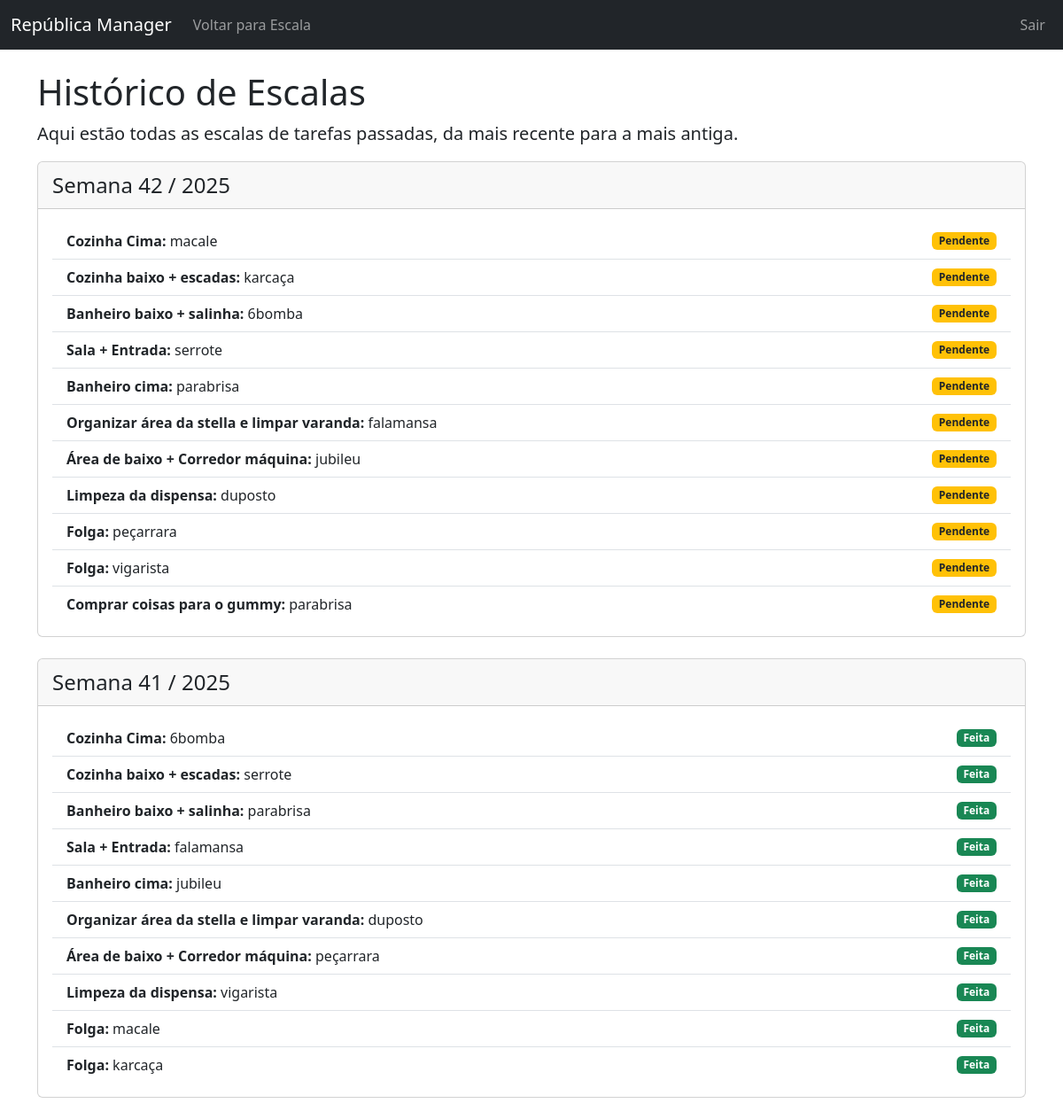
/escala/historico (signed in), run on the app's committed database.
### app/models.py (models this page shows)
class EscalaSemanal(db.Model):
    __tablename__ = 'escala_semanal'
    id = db.Column(db.Integer, primary_key=True)
    semana = db.Column(db.Integer, nullable=False)
    ano = db.Column(db.Integer, nullable=False)
    tarefa = db.Column(db.String(200), nullable=False)
    responsavel = db.Column(db.String(80), nullable=False)
    status = db.Column(db.String(20), nullable=False, default='pendente')
    tipo = db.Column(db.String(20), nullable=False, default='recorrente')

### app/escala.py (the view)
@escala_bp.route('/escala/historico')
@login_required
def historico_escala():
    todas_as_tarefas = EscalaSemanal.query.order_by(EscalaSemanal.ano.desc(), EscalaSemanal.semana.desc()).all()
    dados_agrupados = []
    for chave, grupo in itertools.groupby(todas_as_tarefas, key=lambda x: (x.ano, x.semana)):
        dados_agrupados.append({'chave': chave, 'tarefas': list(grupo)})
    return render_template('historico.html', dados_agrupados=dados_agrupados)

### app/templates/historico.html (shortened to what this page needs)
<!DOCTYPE html>
<html lang="pt-BR">
<head>
    <link href="https://cdn.jsdelivr.net/npm/bootstrap@5.3.3/dist/css/bootstrap.min.css" rel="stylesheet">
</head>
<body>
    <nav class="navbar navbar-expand-lg navbar-dark bg-dark">
        <div class="container-fluid">
            <a class="navbar-brand" href="{{ url_for('routes.index') }}">República Manager</a>
            <div class="collapse navbar-collapse" id="navbarNav">
                 <ul class="navbar-nav me-auto">
                    <li class="nav-item">
                        <a class="nav-link" href="{{ url_for('escala.ver_escala') }}">Voltar para Escala</a>
                    </li>
                </ul>
                <ul class="navbar-nav ms-auto">
                    <li class="nav-item">
                        <a class="nav-link" href="{{ url_for('routes.logout') }}">Sair</a>
                    </li>
                </ul>
            </div>
        </div>
    </nav>
    <div class="container mt-4">
        <h1>Histórico de Escalas</h1>
        <p class="lead">Aqui estão todas as escalas de tarefas passadas, da mais recente para a mais antiga.</p>
        {% for grupo in dados_agrupados %}
        <div class="card mb-4">
            <div class="card-header fs-4">
                Semana {{ grupo.chave[1] }} / {{ grupo.chave[0] }}
            </div>
            <div class="card-body">
                <ul class="list-group list-group-flush">
                    {% for tarefa in grupo.tarefas %}
                    <li class="list-group-item d-flex justify-content-between align-items-center">
                        <span><strong>{{ tarefa.tarefa }}:</strong> {{ tarefa.responsavel }}</span>
                        {% if tarefa.status == 'feita' %}
                            <span class="badge bg-success">Feita</span>
                        {% else %}
                            <span class="badge bg-warning text-dark">Pendente</span>
                        {% endif %}
                    </li>
                    {% endfor %}
                </ul>
            </div>
        </div>
        {% endfor %}
    </div>
</body>
</html>

### data on the page
EscalaSemanal: semana "42", ano "2025", tarefa "Cozinha Cima", responsavel "macale", status "Pendente"
EscalaSemanal: tarefa "Cozinha baixo + escadas", responsavel "karcaça", status "Pendente"
EscalaSemanal: tarefa "Banheiro baixo + salinha", responsavel "6bomba", status "Pendente"
EscalaSemanal: tarefa "Sala + Entrada", responsavel "serrote", status "Pendente"
EscalaSemanal: tarefa "Banheiro cima", responsavel "parabrisa", status "Pendente"
EscalaSemanal: tarefa "Organizar área da stella e limpar varanda", responsavel "falamansa", status "Pendente"
EscalaSemanal: tarefa "Área de baixo + Corredor máquina", responsavel "jubileu", status "Pendente"
EscalaSemanal: tarefa "Limpeza da dispensa", responsavel "duposto", status "Pendente"
EscalaSemanal: tarefa "Folga", responsavel "peçarrara", status "Pendente"
EscalaSemanal: tarefa "Folga", responsavel "vigarista", status "Pendente"
EscalaSemanal: tarefa "Comprar coisas para o gummy", responsavel "parabrisa", status "Pendente"
EscalaSemanal: semana "41", ano "2025", tarefa "Cozinha Cima", responsavel "6bomba", status "Feita"
EscalaSemanal: tarefa "Cozinha baixo + escadas", responsavel "serrote", status "Feita"
EscalaSemanal: tarefa "Banheiro baixo + salinha", responsavel "parabrisa", status "Feita"
EscalaSemanal: tarefa "Sala + Entrada", responsavel "falamansa", status "Feita"
EscalaSemanal: tarefa "Banheiro cima", responsavel "jubileu", status "Feita"
EscalaSemanal: tarefa "Organizar área da stella e limpar varanda", responsavel "duposto", status "Feita"
EscalaSemanal: tarefa "Área de baixo + Corredor máquina", responsavel "peçarrara", status "Feita"
EscalaSemanal: tarefa "Limpeza da dispensa", responsavel "vigarista", status "Feita"
EscalaSemanal: tarefa "Folga", responsavel "macale", status "Feita"
EscalaSemanal: tarefa "Folga", responsavel "karcaça", status "Feita"
